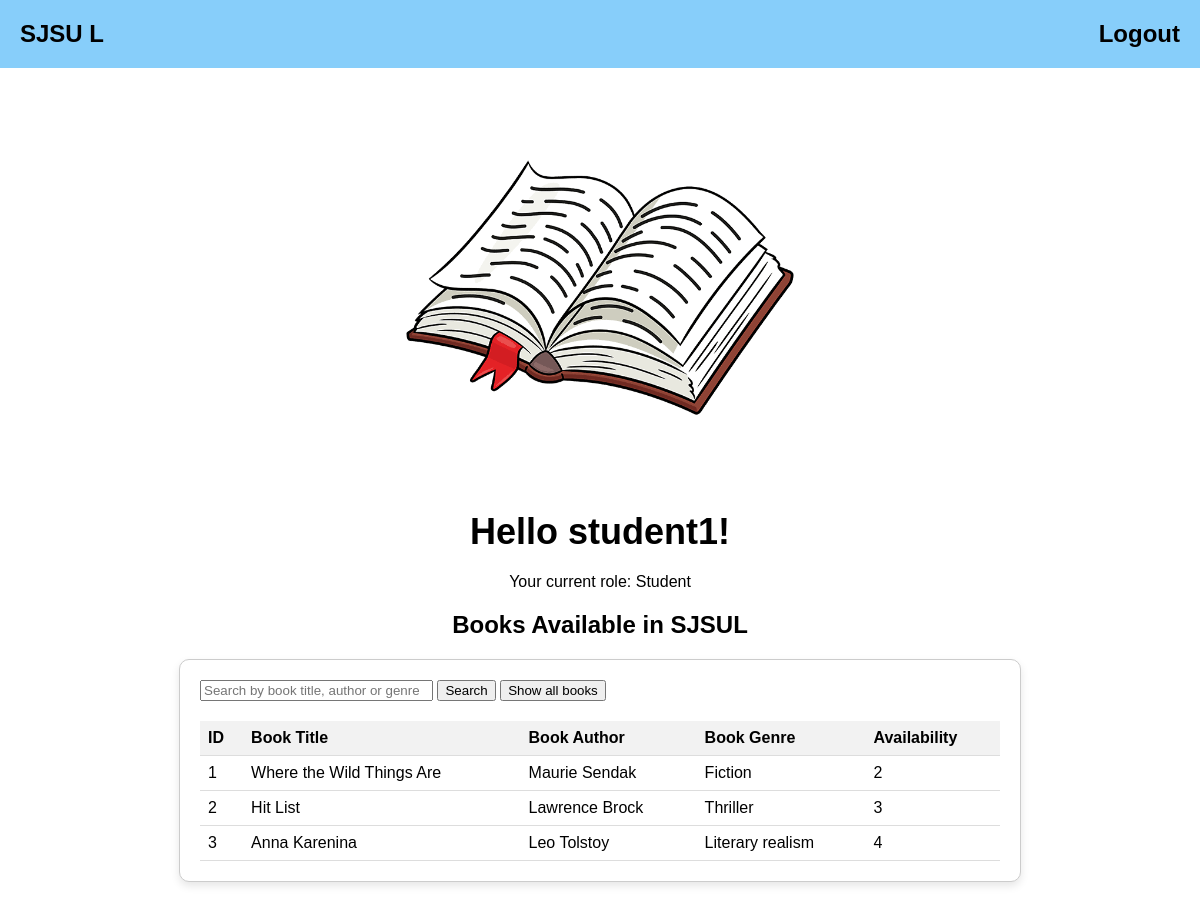
Screenshot of /publicHome (signed in) with the database file from the repository.
### app/models.py (models this page shows, shortened)
class User(db.Model, UserMixin):
    id = db.Column(db.Integer, primary_key=True)
    username = db.Column(db.String(50), nullable=False, unique=True)
    password = db.Column(db.String(128), nullable=False)
    role = db.Column(db.String, nullable=False, default='guest')
    registered_role = db.Column(db.String, nullable=False)
    approved = db.Column(db.Boolean, nullable=False, default=False)  # Approval status for admin
    borrowHistory= db.relationship('BorrowHistory', backref = 'user', lazy = 'dynamic')

class Books(db.Model):
    id = db.Column(db.Integer, primary_key=True)
    title = db.Column(db.String(500), nullable=False)
    author = db.Column(db.String(500), nullable = False)
    genre = db.Column(db.String(500), nullable=False)
    max_count = db.Column(db.Integer, nullable=False)
    current_count=db.Column(db.Integer, nullable= False)
    borrowHistory= db.relationship('BorrowHistory', backref = 'books', lazy = 'dynamic')

### app/routes.py (the view)
@myapp_obj.route("/publicHome", methods=["GET", "POST"])
@login_required
def publicHome():
    user = current_user
    username = user.username
    role = user.role
    search_book = request.form.get('search')
    if search_book:
            books= Books.query.filter(or_(Books.title.ilike(f'%{search_book}%'), Books.author.ilike(f'%{search_book}%'), Books.genre.ilike(f'%{search_book}%'))).all()
    else:
            books =  Books.query.filter(Books.current_count >= 0).all() #do a query on all books in the library
    return render_template('publicHome.html', username = username, books = books, role=role, search_book = search_book)

### app/models.py (called while the page is built)
@login.user_loader
def load_user(id):
    return User.query.get(int(id))

### app/templates/publicHome.html (shortened to what this page needs)
<!DOCTYPE html>
<html lang="en">
<head>
</head>
<body>
    <div class="navbar">
        <a href="/publicHome">SJSU L</a>
        <a class="btn btn-dark p-2" href="/logout">Logout</a>
    </div>
    <img src="{{ url_for('static', filename='/book.jpg') }}" alt="Book Image" class="book-image">
    <h1>Hello {{username}}!</h1>
        <p>Your current role:  {{role}} <p></p>
        <h2>Books Available in SJSUL</h2>
    <div class="container">
    <form action="{{ url_for('publicHome') }}" method="post" style="display: inline" class="form-inline">
        <input type="text" name="search" class="form-control mr-2 search-field" placeholder="Search by book title, author or genre">
        <button type="submit" class="btn btn-primary">Search</button>
    <form action="{{ url_for('publicHome') }}" method="post" style="display: inline" class="form-inline">
        <button type="submit" class="btn btn-primary">Show all books</button>
        </form>
        {%if books %}
        <table>
            <thead>
                <tr>
                    <th>ID</th>
                    <th>Book Title</th>
                    <th>Book Author</th>
                    <th>Book Genre</th>
                    <th>Availability</th>
                </tr>
            </thead>
            <tbody>
                    {% for book in books %}
                    <tr>
                        <td>{{ book.id }}</td>
                        <td>{{ book.title }}</td>
                        <td>{{ book.author }}</td>
                        <td>{{ book.genre }}</td>
                        <td>{{ book.current_count}}</td>
                    </tr>
                {% endfor %}
            </tbody>
        </table>
        {% endif %}
    </div>
</body>
</html>

### app/templates/publicHome.html (style rules this page uses)
body { font-family: Arial, sans-serif; background-color: #ffffff; color: #000000; margin: 0; padding: 0; }
.navbar { display: flex; justify-content: space-between; align-items: center; background-color: #87cefa; padding: 20px; font-size: 24px; font-weight: bold; }
.navbar a { color: black; text-decoration: none; }
.container { max-width: 800px; margin: 20px auto; padding: 20px; border: 1px solid #cccccc; border-radius: 10px; background-color: #fff; box-shadow: 0 4px 8px rgba(0, 0, 0, 0.1); }
h1 { font-size: 36px; margin-bottom: 20px; }
h2 { font-size: 24px; margin-bottom: 10px; }
table { width: 100%; border-collapse: collapse; margin-top: 20px; }
th, td { padding: 8px; text-align: left; border-bottom: 1px solid #ddd; }
th { background-color: #f2f2f2; }
.book-image { max-width: 400px; margin-top: 20px; display: block; margin-left: auto; margin-right: auto; }
h1, h2, p { text-align: center; }
.search-field { width: 225px; }

### rows the page displays
User: username "student1", role "Student"
Books: id "1", title "Where the Wild Things Are", author "Maurie Sendak", genre "Fiction", current_count "2"
Books: id "2", title "Hit List", author "Lawrence Brock", genre "Thriller", current_count "3"
Books: id "3", title "Anna Karenina", author "Leo Tolstoy", genre "Literary realism", current_count "4"
